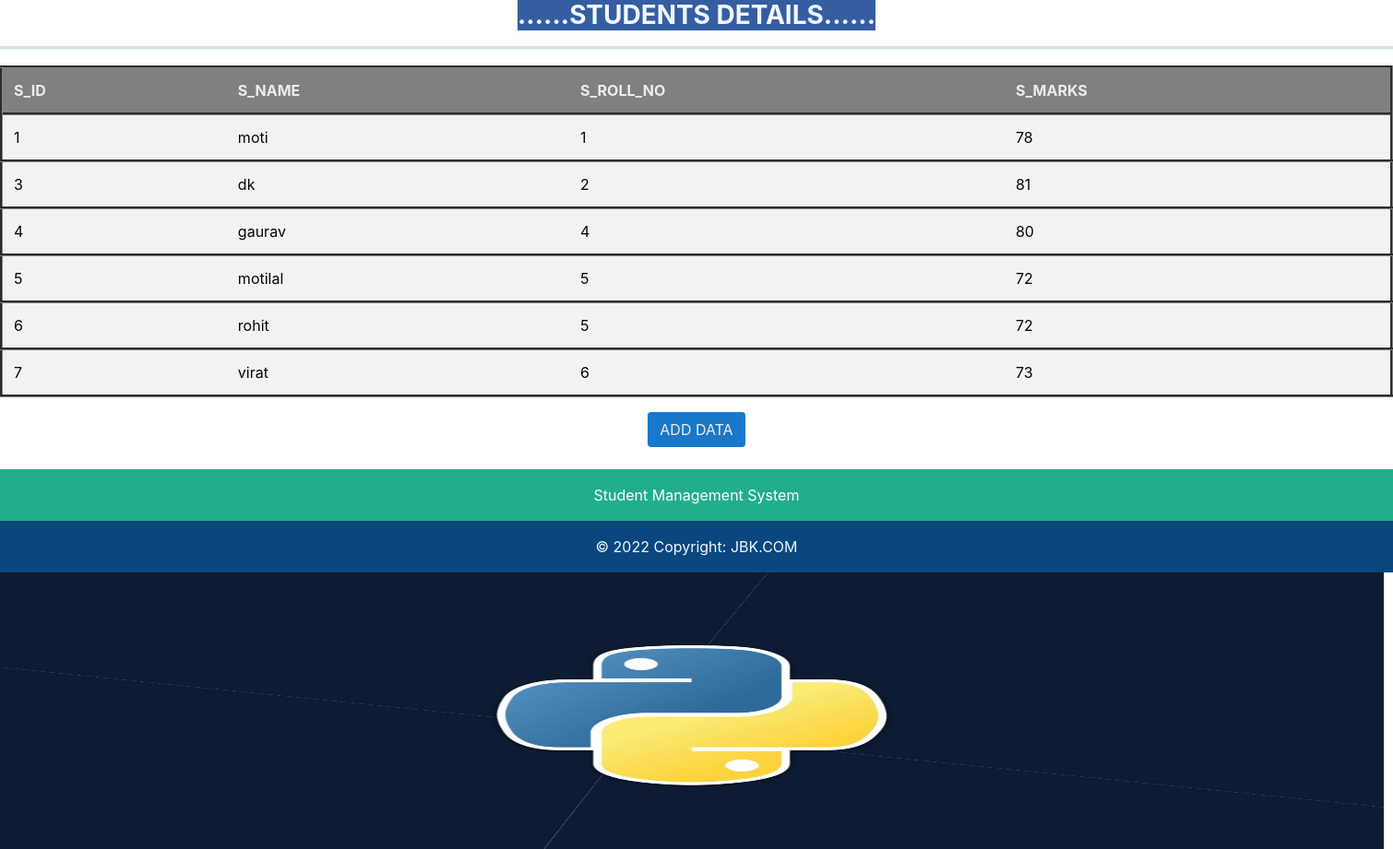
Page /orm_table/ on the committed database.
### first_app/models.py (models this page shows, shortened)
class student(models.Model):
    name=models.CharField(max_length=20)
    roll_no=models.IntegerField()
    marks=models.IntegerField()

### first_app/views.py (the view)
# urls.py: path('orm_table/',orm),
def orm(request):
    data=student.objects.all()
    context={
        'data':data
    }
    return render(request,'first_app/orm.html',context)

### first_app/templates/first_app/orm.html (shortened to what this page needs)
<!DOCTYPE html>
<html lang="en">
<head>
    {%load static%}
    <link rel="stylesheet" href="{% static 'css/table.css' %}">
    <link rel="stylesheet" href="https://cdn.jsdelivr.net/npm/bootstrap@4.0.0/dist/css/bootstrap.min.css">
</head>
<body >
    <h3><b>......STUDENTS DETAILS......</b></h3>
    <hr>
    <table class="table table-striped ">
        <thead class="h">
          <tr >
            <th class="th">S_ID</th>
            <th class="th">S_NAME</th>
            <th class="th">S_ROLL_NO</th>
            <th class="th">S_MARKS</th>
          </tr>
        </thead>
{% for i in data %}
<tbody class="gk">
    <tr class="tr">
      <td scope="row">{{i.id}}</th>
      <td>{{i.name}}</td>
      <td>{{i.roll_no}}</td>
      <td>{{i.marks}}</td>
    </tr>
</tbody>
{% endfor %}
</table>
<center><input type="button" value="ADD DATA" class='btn' onclick="www.google.com"></center><br>
<footer class="bg-light text-center text-lg-start">
    <div class="text-center p-3" style="background-color: rgba(20, 169, 134, 0.936); color: rgb(251, 251, 252); ">
        <marquee>Student Management System</marquee>
    </div>
    <div class="text-center p-3" style="background-color:rgb(9, 71, 126) ; color: aliceblue;">
        © 2022 Copyright:
        <a  style="color: aliceblue;" href="https://javabykiran.com/">JBK.COM</a>
      </div>
  </footer>
  <img src="{%static 'images/python.png'%}" height="300px" width="1500px">
</body>
</html>

### rows in the picture
student: id "1", name "moti", roll_no "1", marks "78"
student: id "3", name "dk", roll_no "2", marks "81"
student: id "4", name "gaurav", roll_no "4", marks "80"
student: id "5", name "motilal", roll_no "5", marks "72"
student: id "6", name "rohit", roll_no "5", marks "72"
student: id "7", name "virat", roll_no "6", marks "73"
